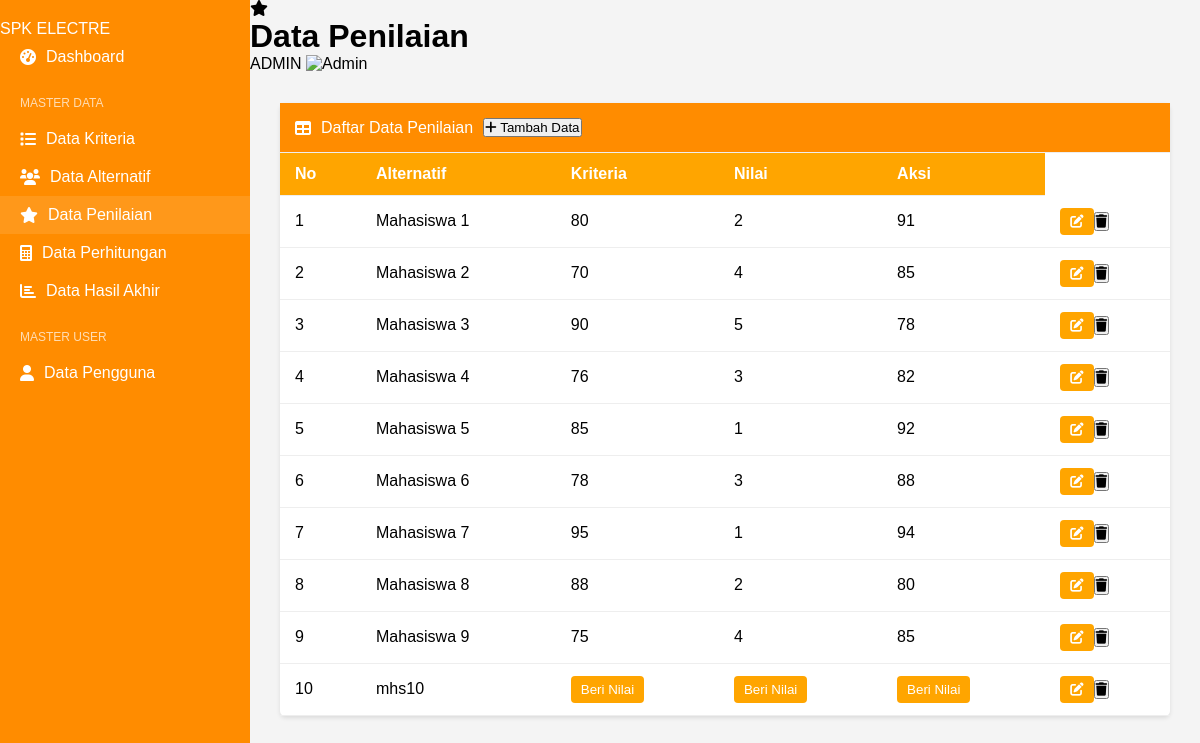
The page /datapenilaian.php on the database its author committed.
### tables this page shows
CREATE TABLE IF NOT EXISTS `alternatif` (
  `kode_alternatif` varchar(10) NOT NULL,
  `nama_alternatif` varchar(255) NOT NULL,
  PRIMARY KEY (`kode_alternatif`)
);

CREATE TABLE IF NOT EXISTS `kriteria` (
  `kode_kriteria` varchar(10) NOT NULL,
  `nama_kriteria` varchar(255) NOT NULL,
  `bobot` int NOT NULL,
  `jenis` varchar(10) DEFAULT 'cost',
  PRIMARY KEY (`kode_kriteria`)
);

### datapenilaian.php (the view, shortened to what this page needs)
<?php
$conn = new mysqli("localhost", "root", "", "electre");
$sqlAlternatif = "SELECT * FROM alternatif";
$resultAlternatif = $conn->query($sqlAlternatif);
$sqlKriteria = "SELECT * FROM kriteria";
$resultKriteria = $conn->query($sqlKriteria);
$sqlPenilaian = "SELECT p.*, a.nama_alternatif, k.nama_kriteria
                FROM penilaian p
                INNER JOIN alternatif a ON p.kode_alternatif = a.kode_alternatif
                INNER JOIN kriteria k ON p.kode_kriteria = k.kode_kriteria";
$resultPenilaian = $conn->query($sqlPenilaian);
$penilaian = [];
while ($row = $resultPenilaian->fetch_assoc()) {
    $penilaian[$row['nama_alternatif']][$row['nama_kriteria']] = $row['nilai'];
}
?>
<!DOCTYPE html>
<html lang="en">
<head>
    <link rel="stylesheet" href="Assets/styles/penilaian.css">
    <link rel="stylesheet" href="https://cdnjs.cloudflare.com/ajax/libs/font-awesome/6.0.0/css/all.min.css">
</head>
<body>
    <div class="container">
        <nav class="sidebar">
            <div class="logo">
                <span>SPK ELECTRE</span>
            </div>
            <ul class="nav-links">
                <li><a href="dasboardadmin.php"><i class="fas fa-tachometer-alt"></i> Dashboard</a></li>
                <li class="section-title">MASTER DATA</li>
                <li><a href="datakriteria.php"><i class="fas fa-list"></i> Data Kriteria</a></li>
                <li><a href="dataalternatif.php"><i class="fas fa-users"></i> Data Alternatif</a></li>
                <li class="active"><a href="#"><i class="fas fa-star"></i> Data Penilaian</a></li>
                <li><a href="dataperhitungan.php"><i class="fas fa-calculator"></i> Data Perhitungan</a></li>
                <li><a href="datanilaiakhir.php"><i class="fas fa-chart-bar"></i> Data Hasil Akhir</a></li>
                <li class="section-title">MASTER USER</li>
                <li><a href="datapengguna.php"><i class="fas fa-user"></i> Data Pengguna</a></li>
            </ul>
        </nav>
        <main class="main-content">
            <header class="top-bar">
                <div class="page-title">
                    <i class="fas fa-star"></i>
                    <h1>Data Penilaian</h1>
                </div>
                <div class="admin-profile">
                    <span>ADMIN</span>
                    <img src="admin-avatar.png" alt="Admin">
                </div>
            </header>
            <div class="content">
                <div class="card">
                    <div class="card-header">
                        <i class="fas fa-table"></i>
                        <span>Daftar Data Penilaian</span>
                        <button class="btn-add" onclick="openModal()">
                            <i class="fas fa-plus"></i> Tambah Data
                        </button>
                    </div>
                    <table class="data-table">
                        <thead>
                            <tr>
                                <th>No</th>
                                <th>Alternatif</th>
                                <th>Kriteria</th>
                                <th>Nilai</th>
                                <th>Aksi</th>
                            </tr>
                        </thead>
                        <tbody>
                            <?php
                            $no = 1;
                            while ($rowAlternatif = $resultAlternatif->fetch_assoc()) {
                                $kodeAlternatif = $rowAlternatif['kode_alternatif'];
                                $namaAlternatif = $rowAlternatif['nama_alternatif'];
                                echo "<tr>";
                                echo "<td>" . $no++ . "</td>";
                                echo "<td>" . $namaAlternatif . "</td>";
                                $resultKriteria->data_seek(0);
                                while ($rowKriteria = $resultKriteria->fetch_assoc()) {
                                    $kodeKriteria = $rowKriteria['kode_kriteria'];
                                    $namaKriteria = $rowKriteria['nama_kriteria'];
                                    $nilai = isset($penilaian[$namaAlternatif][$namaKriteria]) ? $penilaian[$namaAlternatif][$namaKriteria] : '';
                                    echo "<td>";
                                    if ($nilai !== '') {
                                        echo $nilai;
                                    } else {
                                        echo "<button class='btn-edit' onclick=\"openModal('$kodeAlternatif', '$kodeKriteria')\">Beri Nilai</button>";
                                    }
                                    echo "</td>";
                                }
                                echo "<td>";
                                echo "<button class='btn-edit' onclick=\"openModal('$kodeAlternatif')\"><i class='fas fa-edit'></i></button>";
                                echo "<button class='btn-delete' onclick=\"deleteData('$kodeAlternatif')\"><i class='fas fa-trash'></i></button>";
                                echo "</td>";
                                echo "</tr>";
                            }
                            ?>
                        </tbody>
                    </table>
                </div>
            </div>
        </main>
    </div>
</body>
</html>

### Assets/styles/penilaian.css (style rules this page uses)
* { margin: 0; padding: 0; box-sizing: border-box; font-family: Arial, sans-serif; }
.container { display: flex; min-height: 100vh; }
.sidebar { width: 250px; background: #FF8C00; color: white; padding: 20px 0; }
.nav-links { list-style: none; }
.nav-links li { padding: 10px 20px; }
.nav-links li.section-title { font-size: 12px; color: rgba(255, 255, 255, 0.7); padding: 20px 20px 10px; }
.nav-links li.active { background: rgba(255, 255, 255, 0.1); }
.nav-links a { color: white; text-decoration: none; display: flex; align-items: center; gap: 10px; }
.main-content { flex: 1; background: #f4f4f4; }
.content { padding: 30px; }
.card { background: white; border-radius: 5px; box-shadow: 0 2px 4px rgba(0,0,0,0.1); }
.card-header { padding: 15px; border-bottom: 1px solid #eee; display: flex; align-items: center; gap: 10px; background: #FF8C00; color: white; }
.data-table { width: 100%; border-collapse: collapse; }
.data-table th, .data-table td { padding: 12px 15px; text-align: left; border-bottom: 1px solid #eee; }
.data-table thead th { background: #FFA500; color: white; }
.btn-edit { border: none; padding: 6px 10px; border-radius: 4px; cursor: pointer; background: #FFA500; color: white; }

### rows shown on the page
alternatif: nama_alternatif "Mahasiswa 1", nama_alternatif.nama_kriteria "80", nama_alternatif.nama_kriteria "2", nama_alternatif.nama_kriteria "91"
alternatif: nama_alternatif "Mahasiswa 2", nama_alternatif.nama_kriteria "70", nama_alternatif.nama_kriteria "4", nama_alternatif.nama_kriteria "85"
alternatif: nama_alternatif "Mahasiswa 3", nama_alternatif.nama_kriteria "90", nama_alternatif.nama_kriteria "5", nama_alternatif.nama_kriteria "78"
alternatif: nama_alternatif "Mahasiswa 4", nama_alternatif.nama_kriteria "76", nama_alternatif.nama_kriteria "3", nama_alternatif.nama_kriteria "82"
alternatif: nama_alternatif "Mahasiswa 5", nama_alternatif.nama_kriteria "85", nama_alternatif.nama_kriteria "1", nama_alternatif.nama_kriteria "92"
alternatif: nama_alternatif "Mahasiswa 6", nama_alternatif.nama_kriteria "78", nama_alternatif.nama_kriteria "3", nama_alternatif.nama_kriteria "88"
alternatif: nama_alternatif "Mahasiswa 7", nama_alternatif.nama_kriteria "95", nama_alternatif.nama_kriteria "1", nama_alternatif.nama_kriteria "94"
alternatif: nama_alternatif "Mahasiswa 8", nama_alternatif.nama_kriteria "88", nama_alternatif.nama_kriteria "2", nama_alternatif.nama_kriteria "80"
alternatif: nama_alternatif "Mahasiswa 9", nama_alternatif.nama_kriteria "75", nama_alternatif.nama_kriteria "4", nama_alternatif.nama_kriteria "85"
alternatif: nama_alternatif "mhs10"
